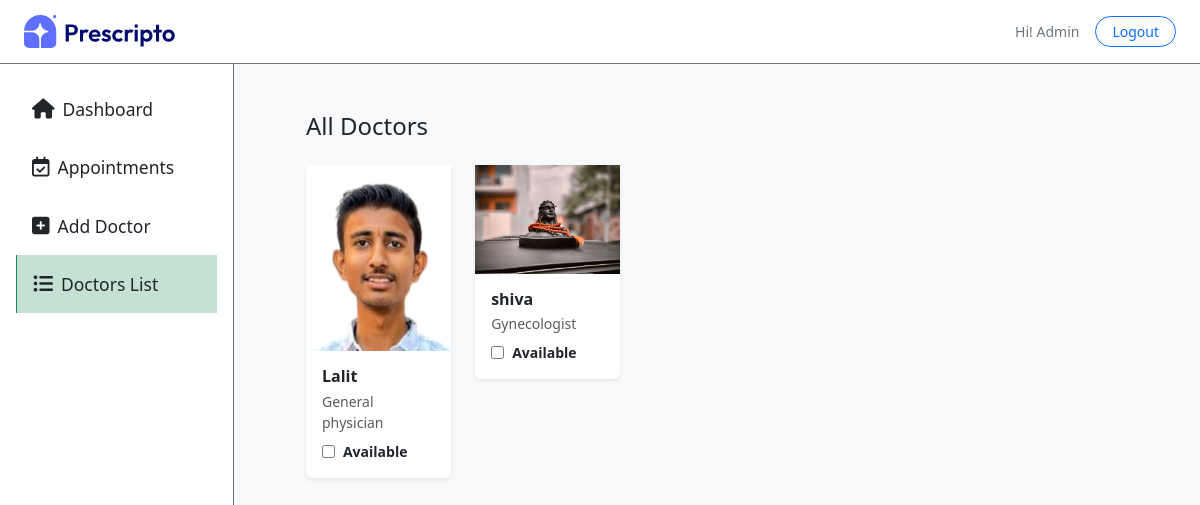
Page /doctor_list/ (signed in) on the committed database.
### appointment/models.py (models this page shows, shortened)
class Doctor(models.Model):
    image = models.ImageField(upload_to='doctor_image')
    name = models.CharField(max_length=100)
    email = models.EmailField()
    username = models.CharField(max_length=255, unique=True)
    password = models.CharField(max_length=100)
    experience = models.IntegerField()
    fees = models.FloatField()
    category = models.ForeignKey(Category, on_delete=models.CASCADE)
    degree = models.CharField(max_length=50)
    about = models.TextField()
    address = models.TextField()

class Category(models.Model):
    name = models.CharField(max_length=100)
    def __str__(self):
        return self.name

### appointment/views.py (the view)
# urls.py: path('doctor_list/', views.doctor_list, name='doctor_list'),
@login_required(login_url=('/dash_login'))
@staff_member_required
def doctor_list(request):
    doctors = Doctor.objects.all()
    return render(request, 'dashboard/doctor_list.html', {'doctors': doctors, 'action': 'doctor_list', "role" : "admin"})

### templates/dashboard/doctor_list.html
{% extends "dashboard/layout.html" %}
{% load static %}
{% block contant %}
    <section class='w-100 p-5 bg-light'>
        <h3 class='mb-4 fs-4 ms-4'>All Doctors</h3>
        <div class="row row-cols-2 row-cols-sm-5 g-4 px-4">
            {% for doctor in doctors %}
                <div class="col">
                    <div class="card border-0 rounded shadow-sm">
                        <div class="bg-light d-flex justify-content-center aaa" >
                        <img src="{{  doctor.image.url  }}" alt="Doctor" class="img-fluid"
                            style="width: 180px; object-fit: contain;">
                        </div>
                        <div class="card-body pb-3">
                            <h6 class="card-title fw-bold mb-1">{{ doctor.name }}</h6>
                            <p class="text-muted small mb-2">{{ doctor.category }}</p>
                            <div class='d-flex align-items-center'>
                                <input type="checkbox" name="available" class='active me-2' id="available">
                                <p class="small fw-bold m-0">
                                    Available
                                </p>
                            </div>
                        </div>
                    </div>
                </div>
            {% endfor %}
        </div>
    </section>
{% endblock %}

### rows in the picture
Doctor: image (picture), name "Lalit", category "General physician"
Doctor: image (picture), name "shiva", category "Gynecologist"
